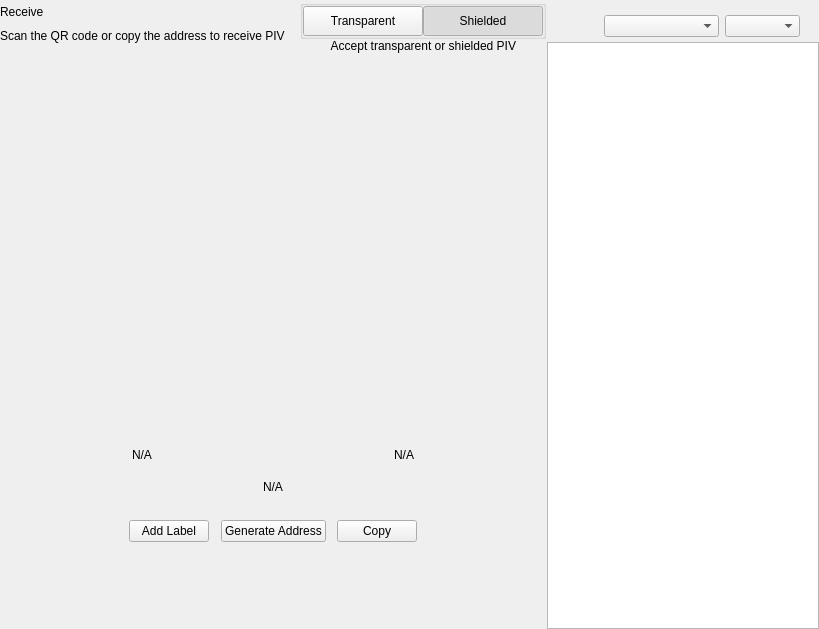
<?xml version="1.0" encoding="UTF-8"?>
<ui version="4.0">
 <class>ReceiveWidget</class>
 <widget class="QWidget" name="ReceiveWidget">
  <property name="geometry">
   <rect>
    <x>0</x>
    <y>0</y>
    <width>819</width>
    <height>629</height>
   </rect>
  </property>
  <property name="minimumSize">
   <size>
    <width>0</width>
    <height>0</height>
   </size>
  </property>
  <property name="windowTitle">
   <string>Form</string>
  </property>
  <layout class="QHBoxLayout" name="horizontalLayout_2" stretch="2,1">
   <property name="spacing">
    <number>0</number>
   </property>
   <property name="leftMargin">
    <number>0</number>
   </property>
   <property name="topMargin">
    <number>0</number>
   </property>
   <property name="rightMargin">
    <number>0</number>
   </property>
   <property name="bottomMargin">
    <number>0</number>
   </property>
   <item>
    <widget class="QWidget" name="left" native="true">
     <layout class="QVBoxLayout" name="verticalLayout_3">
      <property name="leftMargin">
       <number>0</number>
      </property>
      <property name="topMargin">
       <number>0</number>
      </property>
      <property name="rightMargin">
       <number>0</number>
      </property>
      <property name="bottomMargin">
       <number>0</number>
      </property>
      <item>
       <layout class="QVBoxLayout" name="verticalLayout_2">
        <property name="spacing">
         <number>0</number>
        </property>
        <property name="leftMargin">
         <number>0</number>
        </property>
        <item>
         <layout class="QHBoxLayout" name="horizontalLayout_3">
          <property name="spacing">
           <number>0</number>
          </property>
          <item>
           <layout class="QVBoxLayout" name="verticalLayout_4">
            <property name="spacing">
             <number>5</number>
            </property>
            <item>
             <widget class="QLabel" name="labelTitle">
              <property name="text">
               <string>Receive</string>
              </property>
             </widget>
            </item>
            <item alignment="Qt::AlignTop">
             <widget class="QLabel" name="labelSubtitle1">
              <property name="text">
               <string>Scan the QR code or copy the address to receive PIV</string>
              </property>
             </widget>
            </item>
           </layout>
          </item>
          <item>
           <spacer name="horizontalSpacer">
            <property name="orientation">
             <enum>Qt::Horizontal</enum>
            </property>
            <property name="sizeHint" stdset="0">
             <size>
              <width>40</width>
              <height>20</height>
             </size>
            </property>
           </spacer>
          </item>
          <item>
           <widget class="QWidget" name="containerViewPrivacyChecks" native="true">
            <layout class="QVBoxLayout" name="containerPrivacyChecks">
             <property name="spacing">
              <number>0</number>
             </property>
             <property name="leftMargin">
              <number>0</number>
             </property>
             <property name="topMargin">
              <number>0</number>
             </property>
             <property name="rightMargin">
              <number>0</number>
             </property>
             <property name="bottomMargin">
              <number>0</number>
             </property>
             <item alignment="Qt::AlignHCenter|Qt::AlignVCenter">
              <widget class="QGroupBox" name="groupBox">
               <property name="title">
                <string/>
               </property>
               <layout class="QHBoxLayout" name="horizontalLayout_2_1">
                <property name="spacing">
                 <number>0</number>
                </property>
                <property name="leftMargin">
                 <number>0</number>
                </property>
                <property name="topMargin">
                 <number>0</number>
                </property>
                <property name="rightMargin">
                 <number>0</number>
                </property>
                <property name="bottomMargin">
                 <number>0</number>
                </property>
                <item>
                 <widget class="QPushButton" name="pushLeft">
                  <property name="minimumSize">
                   <size>
                    <width>120</width>
                    <height>30</height>
                   </size>
                  </property>
                  <property name="maximumSize">
                   <size>
                    <width>120</width>
                    <height>30</height>
                   </size>
                  </property>
                  <property name="focusPolicy">
                   <enum>Qt::NoFocus</enum>
                  </property>
                  <property name="text">
                   <string>Transparent</string>
                  </property>
                  <property name="checkable">
                   <bool>true</bool>
                  </property>
                  <property name="autoExclusive">
                   <bool>true</bool>
                  </property>
                 </widget>
                </item>
                <item>
                 <widget class="QPushButton" name="pushRight">
                  <property name="minimumSize">
                   <size>
                    <width>120</width>
                    <height>30</height>
                   </size>
                  </property>
                  <property name="maximumSize">
                   <size>
                    <width>120</width>
                    <height>30</height>
                   </size>
                  </property>
                  <property name="focusPolicy">
                   <enum>Qt::NoFocus</enum>
                  </property>
                  <property name="text">
                   <string>Shielded</string>
                  </property>
                  <property name="checkable">
                   <bool>true</bool>
                  </property>
                  <property name="checked">
                   <bool>true</bool>
                  </property>
                  <property name="autoExclusive">
                   <bool>true</bool>
                  </property>
                 </widget>
                </item>
               </layout>
              </widget>
             </item>
             <item alignment="Qt::AlignHCenter|Qt::AlignTop">
              <widget class="QLabel" name="labelSubtitle2">
               <property name="text">
                <string>Accept transparent or shielded PIV</string>
               </property>
               <property name="alignment">
                <set>Qt::AlignRight|Qt::AlignTrailing|Qt::AlignVCenter</set>
               </property>
              </widget>
             </item>
            </layout>
           </widget>
          </item>
         </layout>
        </item>
        <item>
         <spacer name="verticalSpacer_2">
          <property name="orientation">
           <enum>Qt::Vertical</enum>
          </property>
          <property name="sizeType">
           <enum>QSizePolicy::Expanding</enum>
          </property>
          <property name="sizeHint" stdset="0">
           <size>
            <width>20</width>
            <height>50</height>
           </size>
          </property>
         </spacer>
        </item>
        <item alignment="Qt::AlignHCenter">
         <widget class="QWidget" name="layoutQR" native="true">
          <property name="maximumSize">
           <size>
            <width>510</width>
            <height>16777215</height>
           </size>
          </property>
          <layout class="QVBoxLayout" name="verticalLayoutQr">
           <item>
            <spacer name="verticalSpacer11">
             <property name="orientation">
              <enum>Qt::Vertical</enum>
             </property>
             <property name="sizeType">
              <enum>QSizePolicy::Fixed</enum>
             </property>
             <property name="sizeHint" stdset="0">
              <size>
               <width>20</width>
               <height>20</height>
              </size>
             </property>
            </spacer>
           </item>
           <item alignment="Qt::AlignHCenter">
            <widget class="QLabel" name="labelQrImg">
             <property name="minimumSize">
              <size>
               <width>260</width>
               <height>260</height>
              </size>
             </property>
             <property name="maximumSize">
              <size>
               <width>260</width>
               <height>260</height>
              </size>
             </property>
             <property name="text">
              <string/>
             </property>
             <property name="alignment">
              <set>Qt::AlignCenter</set>
             </property>
            </widget>
           </item>
           <item>
            <spacer name="verticalSpacer_21">
             <property name="orientation">
              <enum>Qt::Vertical</enum>
             </property>
             <property name="sizeType">
              <enum>QSizePolicy::Fixed</enum>
             </property>
             <property name="sizeHint" stdset="0">
              <size>
               <width>20</width>
               <height>30</height>
              </size>
             </property>
            </spacer>
           </item>
           <item>
            <widget class="QWidget" name="widget" native="true">
             <property name="minimumSize">
              <size>
               <width>0</width>
               <height>0</height>
              </size>
             </property>
             <layout class="QHBoxLayout" name="horizontalLayout_5">
              <item>
               <widget class="QLabel" name="labelLabel">
                <property name="text">
                 <string notr="true">N/A</string>
                </property>
               </widget>
              </item>
              <item>
               <spacer name="horizontalSpacer_2">
                <property name="orientation">
                 <enum>Qt::Horizontal</enum>
                </property>
                <property name="sizeHint" stdset="0">
                 <size>
                  <width>141</width>
                  <height>20</height>
                 </size>
                </property>
               </spacer>
              </item>
              <item>
               <widget class="QLabel" name="labelDate">
                <property name="text">
                 <string notr="true">N/A</string>
                </property>
                <property name="alignment">
                 <set>Qt::AlignRight|Qt::AlignTrailing|Qt::AlignVCenter</set>
                </property>
               </widget>
              </item>
             </layout>
            </widget>
           </item>
           <item>
            <widget class="QLabel" name="labelAddress">
             <property name="sizePolicy">
              <sizepolicy hsizetype="Expanding" vsizetype="Preferred">
               <horstretch>0</horstretch>
               <verstretch>0</verstretch>
              </sizepolicy>
             </property>
             <property name="minimumSize">
              <size>
               <width>300</width>
               <height>0</height>
              </size>
             </property>
             <property name="text">
              <string notr="true">N/A</string>
             </property>
             <property name="alignment">
              <set>Qt::AlignCenter</set>
             </property>
            </widget>
           </item>
           <item>
            <spacer name="verticalSpacer_4">
             <property name="orientation">
              <enum>Qt::Vertical</enum>
             </property>
             <property name="sizeType">
              <enum>QSizePolicy::Fixed</enum>
             </property>
             <property name="sizeHint" stdset="0">
              <size>
               <width>20</width>
               <height>20</height>
              </size>
             </property>
            </spacer>
           </item>
           <item>
            <layout class="QHBoxLayout" name="horizontalLayout_4">
             <item alignment="Qt::AlignHCenter">
              <widget class="QPushButton" name="pushButtonLabel">
               <property name="focusPolicy">
                <enum>Qt::NoFocus</enum>
               </property>
               <property name="text">
                <string>Add Label</string>
               </property>
              </widget>
             </item>
             <item alignment="Qt::AlignHCenter">
              <widget class="QPushButton" name="pushButtonNewAddress">
               <property name="focusPolicy">
                <enum>Qt::NoFocus</enum>
               </property>
               <property name="text">
                <string>Generate Address</string>
               </property>
              </widget>
             </item>
             <item alignment="Qt::AlignHCenter">
              <widget class="QPushButton" name="pushButtonCopy">
               <property name="focusPolicy">
                <enum>Qt::NoFocus</enum>
               </property>
               <property name="text">
                <string>Copy</string>
               </property>
              </widget>
             </item>
            </layout>
           </item>
           <item>
            <spacer name="verticalSpacer_3">
             <property name="orientation">
              <enum>Qt::Vertical</enum>
             </property>
             <property name="sizeType">
              <enum>QSizePolicy::Expanding</enum>
             </property>
             <property name="sizeHint" stdset="0">
              <size>
               <width>20</width>
               <height>20</height>
              </size>
             </property>
            </spacer>
           </item>
          </layout>
         </widget>
        </item>
        <item>
         <spacer name="verticalSpacer">
          <property name="orientation">
           <enum>Qt::Vertical</enum>
          </property>
          <property name="sizeHint" stdset="0">
           <size>
            <width>20</width>
            <height>40</height>
           </size>
          </property>
         </spacer>
        </item>
       </layout>
      </item>
     </layout>
    </widget>
   </item>
   <item>
    <widget class="QWidget" name="right" native="true">
     <layout class="QVBoxLayout" name="verticalLayout_5">
      <property name="spacing">
       <number>0</number>
      </property>
      <property name="leftMargin">
       <number>1</number>
      </property>
      <property name="topMargin">
       <number>0</number>
      </property>
      <property name="rightMargin">
       <number>0</number>
      </property>
      <property name="bottomMargin">
       <number>0</number>
      </property>
      <item>
       <layout class="QVBoxLayout" name="container_right">
        <property name="spacing">
         <number>0</number>
        </property>
        <property name="leftMargin">
         <number>0</number>
        </property>
        <property name="rightMargin">
         <number>0</number>
        </property>
        <item>
         <layout class="QVBoxLayout" name="verticalLayout">
          <property name="spacing">
           <number>6</number>
          </property>
          <property name="leftMargin">
           <number>19</number>
          </property>
          <property name="rightMargin">
           <number>19</number>
          </property>
          <item>
           <widget class="OptionButton" name="btnRequest" native="true"/>
          </item>
          <item>
           <widget class="OptionButton" name="btnMyAddresses" native="true">
            <property name="sizePolicy">
             <sizepolicy hsizetype="Preferred" vsizetype="Minimum">
              <horstretch>0</horstretch>
              <verstretch>0</verstretch>
             </sizepolicy>
            </property>
           </widget>
          </item>
         </layout>
        </item>
        <item>
         <widget class="QWidget" name="sortWidget" native="true">
          <layout class="QHBoxLayout" name="horizontalLayout_6">
           <property name="leftMargin">
            <number>19</number>
           </property>
           <property name="rightMargin">
            <number>19</number>
           </property>
           <property name="bottomMargin">
            <number>5</number>
           </property>
           <item>
            <spacer name="horizontalSpacer_3">
             <property name="orientation">
              <enum>Qt::Horizontal</enum>
             </property>
             <property name="sizeHint" stdset="0">
              <size>
               <width>40</width>
               <height>20</height>
              </size>
             </property>
            </spacer>
           </item>
           <item>
            <widget class="QComboBox" name="comboBoxSort">
             <property name="sizePolicy">
              <sizepolicy hsizetype="Preferred" vsizetype="Fixed">
               <horstretch>0</horstretch>
               <verstretch>0</verstretch>
              </sizepolicy>
             </property>
             <property name="minimumSize">
              <size>
               <width>115</width>
               <height>0</height>
              </size>
             </property>
            </widget>
           </item>
           <item>
            <widget class="QComboBox" name="comboBoxSortOrder">
             <property name="sizePolicy">
              <sizepolicy hsizetype="Preferred" vsizetype="Fixed">
               <horstretch>0</horstretch>
               <verstretch>0</verstretch>
              </sizepolicy>
             </property>
             <property name="minimumSize">
              <size>
               <width>75</width>
               <height>0</height>
              </size>
             </property>
            </widget>
           </item>
          </layout>
         </widget>
        </item>
        <item>
         <widget class="QListView" name="listViewAddress"/>
        </item>
       </layout>
      </item>
     </layout>
    </widget>
   </item>
  </layout>
 </widget>
 <customwidgets>
  <customwidget>
   <class>OptionButton</class>
   <extends>QWidget</extends>
   <header>qt/sber/optionbutton.h</header>
   <container>1</container>
  </customwidget>
 </customwidgets>
 <resources/>
 <connections/>
</ui>
